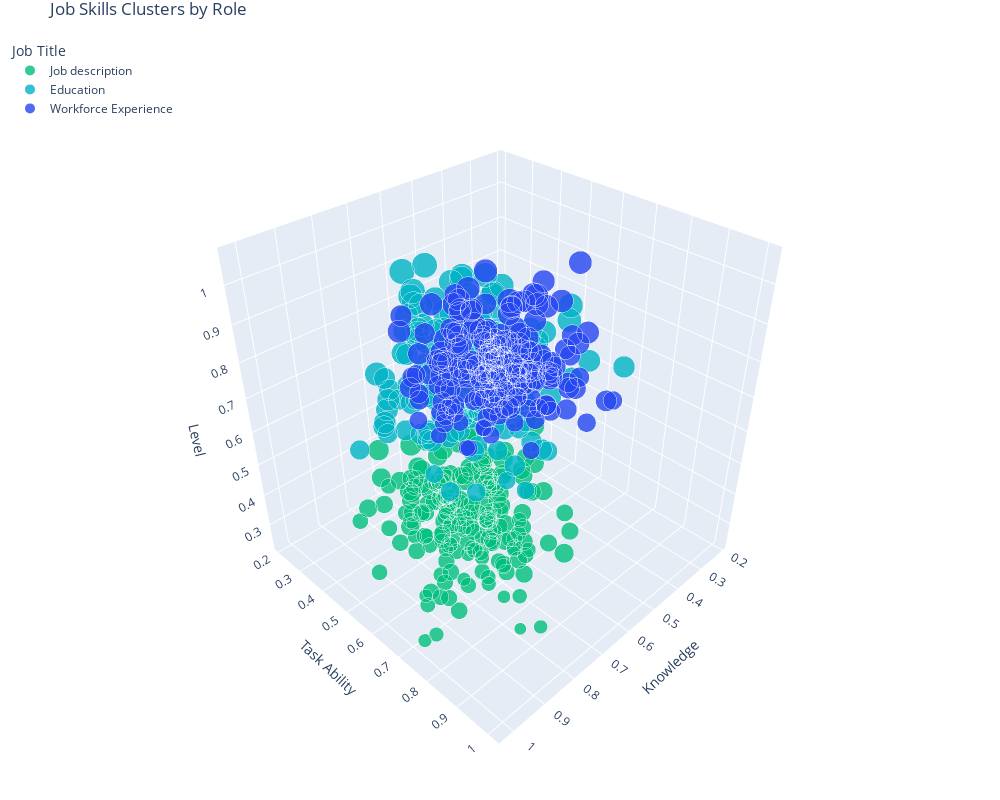

The cell this chart's notebook holds for it:
### Code cell
import numpy as np
import plotly.express as px
import pandas as pd

# Generate dummy data for three job titles
np.random.seed(42)

job_desc = np.random.normal(loc=[0.8, 0.7, 0.5], scale=0.1, size=(200, 3))
education = np.random.normal(loc=[0.7, 0.6, 0.8], scale=0.1, size=(200, 3))
workforce = np.random.normal(loc=[0.5, 0.5, 0.7], scale=0.1, size=(200, 3))

# Combine all skills
all_skills = np.vstack([job_desc, education, workforce])

# Create labels
labels = (
    ['Job description'] * 200 +
    ['Education'] * 200 +
    ['Workforce Experience'] * 200
)

# Create a DataFrame
df = pd.DataFrame(
    all_skills,
    columns=['Knowledge', 'Task Ability', 'Level']
)
df['Job Title'] = labels

# Create the 3D scatter plot
fig = px.scatter_3d(
    df,
    x='Knowledge',
    y='Task Ability',
    z='Level',
    color='Job Title',
    title='Job Skills Clusters by Role',
    color_discrete_sequence=['#00bf7d', '#00b4c5', '#2546f0'],
    opacity=0.80,
    size=df["Level"] * 100,
    size_max=25,
)

# Update layout for better visualization
# fig.update_traces(marker=dict(size=df['Level']))
fig.update_layout(
    scene=dict(
        xaxis_title='Knowledge',
        yaxis_title='Task Ability',
        zaxis_title='Level',
        camera=dict(
            up=dict(x=0, y=0, z=1),
            center=dict(x=0, y=0, z=0),
            eye=dict(x=1.5, y=1.5, z=1.5)
        ),
    ),
    width=1000,
    height=800,
    legend=dict(
        yanchor="top",
        y=0.99,
        xanchor="left",
        x=0.01
    ),
    margin=dict(l=0, r=0, t=30, b=0)
)

# Show the plot
fig.show()

# Export options

# set export directory
import os
os.chdir("./")

# Export as HTML
fig.write_html("index_sz.html")

# Export as PNG
fig.write_image("job_skills_clusters.png")

### Figure 1 — Plotly figure (JSON) as saved in the notebook; plotly's stock layout.template omitted (floating-point values rounded to 4 significant figures; data arrays with more than 128 entries replaced by an {"elided": "..."} marker saying what was removed)
{"data": [{"hovertemplate": "Job Title=Job description<br>Knowledge=%{x}<br>Task Ability=%{y}<br>Level=%{z}<br>size=%{marker.size}<extra></extra>", "legendgroup": "Job description", "marker": {"color": "#00bf7d", "opacity": 0.8, "size": {"elided": "200 float values"}, "sizemode": "area", "sizeref": 0.1701, "symbol": "circle"}, "mode": "markers", "name": "Job description", "scene": "scene", "showlegend": true, "type": "scatter3d", "x": {"elided": "200 float values"}, "y": {"elided": "200 float values"}, "z": {"elided": "200 float values"}}, {"hovertemplate": "Job Title=Education<br>Knowledge=%{x}<br>Task Ability=%{y}<br>Level=%{z}<br>size=%{marker.size}<extra></extra>", "legendgroup": "Education", "marker": {"color": "#00b4c5", "opacity": 0.8, "size": {"elided": "200 float values"}, "sizemode": "area", "sizeref": 0.1701, "symbol": "circle"}, "mode": "markers", "name": "Education", "scene": "scene", "showlegend": true, "type": "scatter3d", "x": {"elided": "200 float values"}, "y": {"elided": "200 float values"}, "z": {"elided": "200 float values"}}, {"hovertemplate": "Job Title=Workforce Experience<br>Knowledge=%{x}<br>Task Ability=%{y}<br>Level=%{z}<br>size=%{marker.size}<extra></extra>", "legendgroup": "Workforce Experience", "marker": {"color": "#2546f0", "opacity": 0.8, "size": {"elided": "200 float values"}, "sizemode": "area", "sizeref": 0.1701, "symbol": "circle"}, "mode": "markers", "name": "Workforce Experience", "scene": "scene", "showlegend": true, "type": "scatter3d", "x": {"elided": "200 float values"}, "y": {"elided": "200 float values"}, "z": {"elided": "200 float values"}}], "layout": {"height": 800, "legend": {"itemsizing": "constant", "title": {"text": "Job Title"}, "tracegroupgap": 0, "x": 0.01, "xanchor": "left", "y": 0.99, "yanchor": "top"}, "margin": {"b": 0, "l": 0, "r": 0, "t": 30}, "scene": {"camera": {"center": {"x": 0, "y": 0, "z": 0}, "eye": {"x": 1.5, "y": 1.5, "z": 1.5}, "up": {"x": 0, "y": 0, "z": 1}}, "domain": {"x": [0, 1], "y": [0, 1]}, "xaxis": {"title": {"text": "Knowledge"}}, "yaxis": {"title": {"text": "Task Ability"}}, "zaxis": {"title": {"text": "Level"}}}, "title": {"text": "Job Skills Clusters by Role"}, "width": 1000}}
